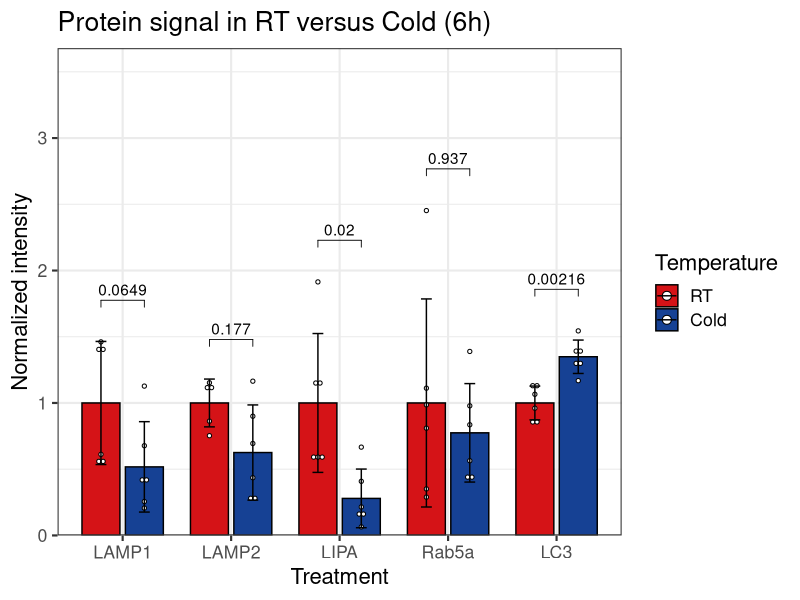
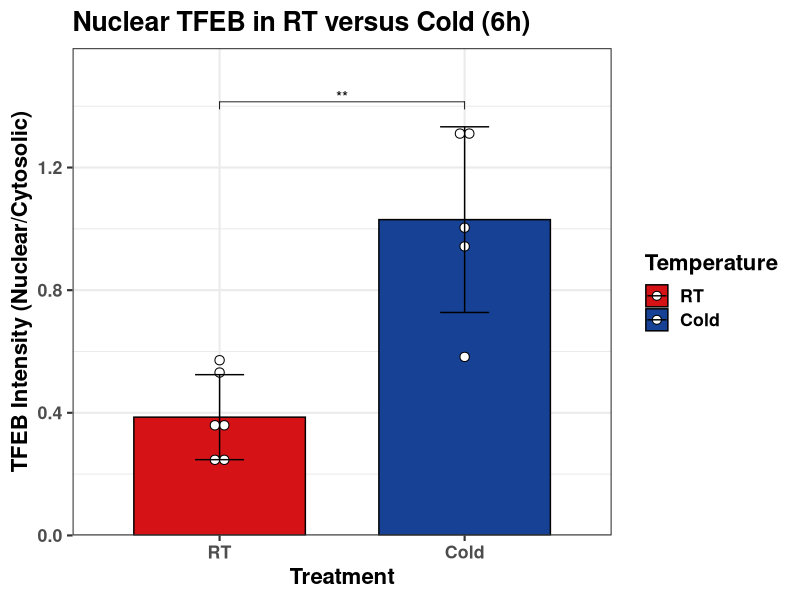
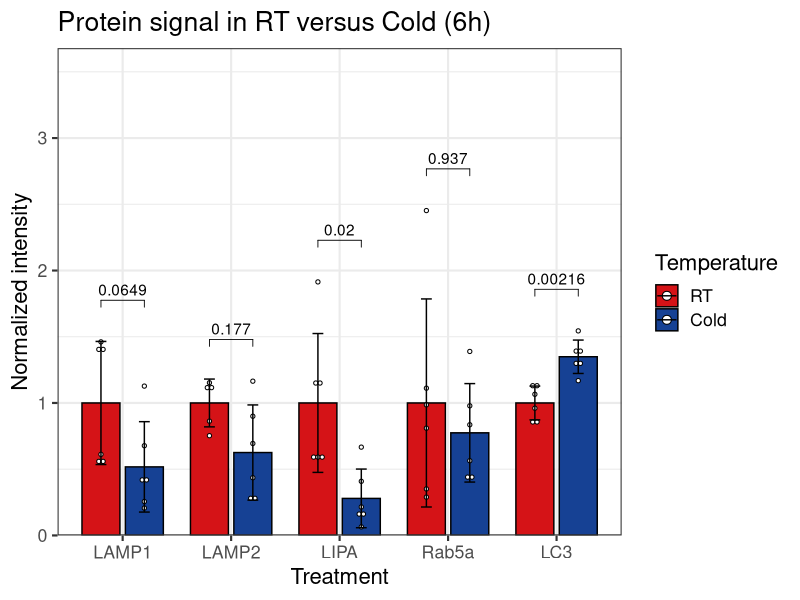
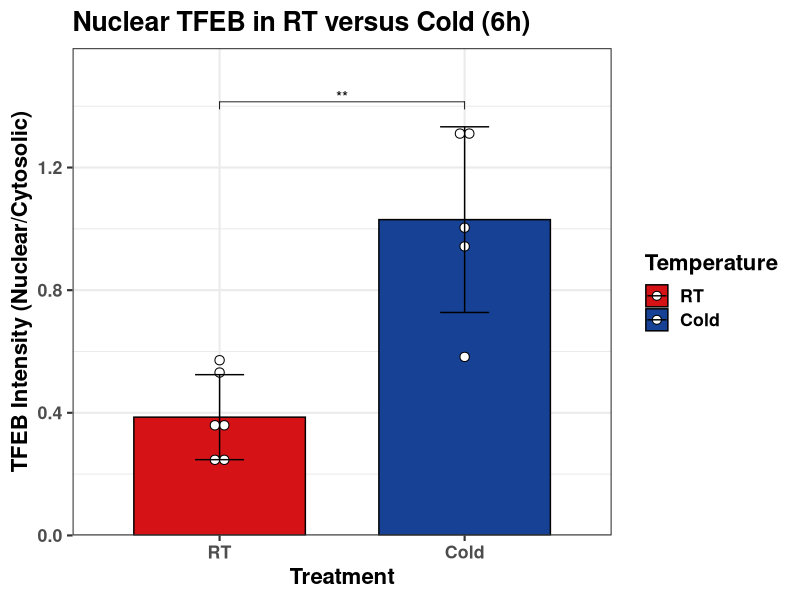

These charts were generated, in order, by the following R code:
## ---- chunk 1
#| echo: false
if(!require(tidyverse)){install.packages("tidyverse")}
if(!require(readxl)){install.packages("readxl")}
if(!require(ggpubr)){install.packages("ggpubr")}
if(!require(Cairo)){install.packages("Cairo")}
if(!require(rstatix)){install.packages("rstatix")}
if(!require(ggsci)){install.packages("ggsci")} 
pal_33 <- c("#D51317", "#164194")
## ---- chunk 2
mdat1 <- read_xlsx("data/Westerns/Exp33_gel01_quant.xlsx", sheet = 2)
mdat2 <- read_xlsx("data/Westerns/Exp33_gel01_quant.xlsx", sheet = 4)
mdat3 <- read_xlsx("data/Westerns/2023_0413_Exp33_gel_quant.xlsx", sheet = 1)
mdat4 <- read_xlsx("data/Westerns/2023_0413_Exp33_gel_quant.xlsx", sheet = 2)
mdat5 <- read_xlsx("data/Westerns/2023_0413_Exp33_gel_quant.xlsx", sheet = 3)

mdat1$Protein <- "LAMP2"
mdat2$Protein <- "LIPA"
mdat3$Protein <- "LAMP1"
mdat4$Protein <- "Rab5a"
mdat5$Protein <- "LC3"

# LYPLA3
names(mdat1)[3] <- "Target"
names(mdat1)[5] <- "Ratio"


mdat <- bind_rows(mdat1, mdat2, mdat3, mdat4, mdat5)
mdat <- mdat |> select(Sample, Treatment, Ratio, Protein)

mdat$Treatment <- factor(mdat$Treatment, levels = c("RT", "Cold")
                         )

mdat$Protein <- factor(mdat$Protein, levels = c("LAMP1", "LAMP2",
                                                "LIPA", "Rab5a",
                                                "LC3")
                         )

mdat <- mdat |> group_by(Protein) |> 
  mutate(norm = Ratio/mean(Ratio[Treatment == "RT"])
         ) 

# Change 'x= ' to "Protein" if plotting multiple proteins 
p0 <- ggbarplot(mdat, x = "Protein", y = "norm", 
                add = c("mean_sd", "dotplot"), 
                color = "Treatment", fill = "Treatment", 
                add.params = list(width = 0.2,
                                  binwidth = 0.50*min(mdat$norm, na.rm = T)
                                  ),
                position = position_dodge(0.8), size = 0.5
                ) +
  scale_y_continuous(limits = c(0.00, 1.50*max(mdat$norm, na.rm = T)
                                ),
                     expand = c(0.0,0)
                     )

p1 <- ggpar(p0, palette = pal_33, legend = "right", legend.title = "Temperature", 
            title = "Protein signal in RT versus Cold (6h)",  
            xlab = "Treatment", ylab = "Normalized intensity") 

stat.test <- mdat |>
  na.omit() |>
  group_by(Protein) |>
  wilcox_test(norm ~ Treatment) |>
  adjust_pvalue(method = "none") |>
  add_significance("p")

stat.test$p.adj.signif <- stat.test$p.signif
stat.test <- stat.test |>
  na.omit() |>
  add_xy_position(fun = "max", "Protein", dodge = 0.8) 

p2 <- p1 + stat_pvalue_manual(
  stat.test, label = "p",
  bracket.nudge.y = 0.1,
  tip.length = 0.02, 
  hide.ns = F)

p3 <- p2 + theme_bw(base_size = 16) +
  scale_color_manual(values = c("black", "black"))
print(p3)

CairoPDF("output/Fig2/Fig2A_Exp33_WB_Gen.pdf", height = 8, width = 14)
  print(p3)
dev.off()
## ---- chunk 3
mdat <- read_xlsx("data/Westerns/2022_0525_Quant.xlsx", sheet = 4)
mdat$Condition <- factor(mdat$Condition, levels = c("RT", "Cold"))
names(mdat)[2] <- "Treatment"

p0 <- ggbarplot(mdat, x = "Treatment", y = "Ratio", 
                add = c("mean_sd", "dotplot"), color = "Treatment", fill = "Treatment", 
                add.params = list(width = 0.20, 
                                  binwidth = .13*min(mdat$Ratio, na.rm = T)),
                position = position_dodge(0.8), size = 0.5) +
  scale_y_continuous(limits = c(0.00, 1.2*max(mdat$Ratio, na.rm = T)),
                     expand = c(0,0)
                     )

p1 <- ggpar(p0, palette = pal_33, legend = "right", legend.title = "Temperature", 
            title = "Nuclear TFEB in RT versus Cold (6h)",  
            xlab = "Treatment", ylab = "TFEB Intensity (Nuclear/Cytosolic)") + 
      theme_bw(base_size = 16) + 
      theme(text = element_text(face = "bold", color = "black"))

stat.test <- mdat |>
  na.omit() |>
  t_test(Ratio ~ Treatment) |>
  adjust_pvalue(method = "none") |>
  add_significance("p")

stat.test$p.adj.signif <- stat.test$p.signif
stat.test <- stat.test |>
  na.omit() |>
  add_xy_position(fun = "max", "Treatment", dodge = 0.8) 

p2 <- p1 + stat_pvalue_manual(stat.test, label = "p.signif",
                              size = 4,
                              tip.length = 0.02, 
                              hide.ns = F)

p3 <- p2 + scale_color_manual(values = c("black", "black"))
print(p3)

CairoPDF("output/Fig2/Fig2E_TFEB_nuclear_WB_Comp.pdf", height = 8, width = 12)
  print(p3)
dev.off()
